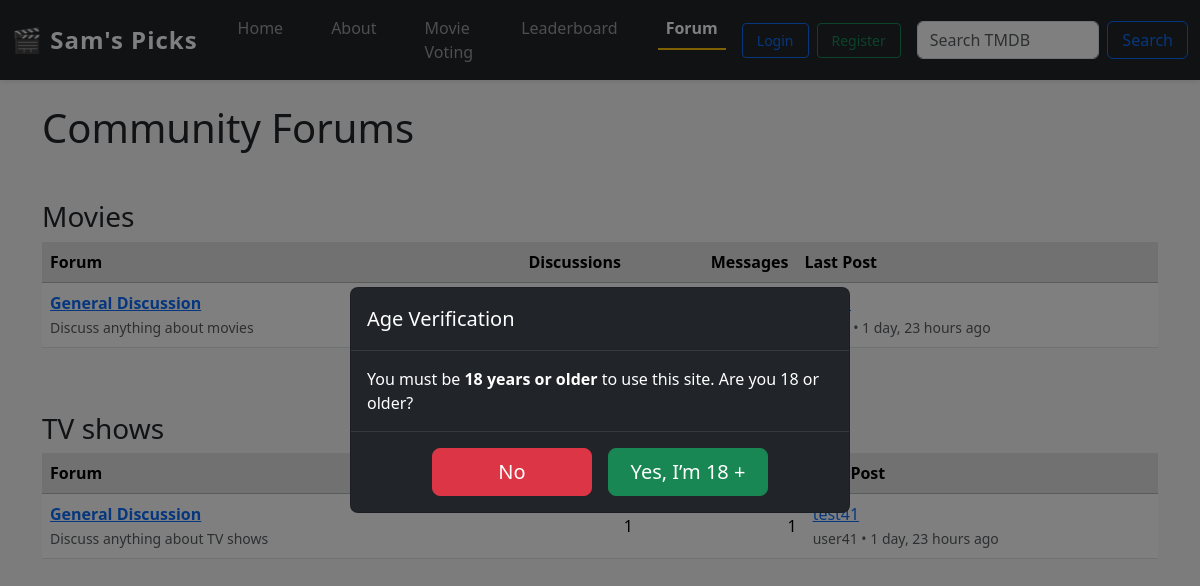
The app's page /forum/ with its own data.
### forum/models.py (models this page shows, shortened)
class Category(models.Model):
    name        = models.CharField(max_length=60, unique=True)
    description = models.CharField(max_length=255, blank=True)
    position    = models.PositiveSmallIntegerField(default=0)
    class Meta:
        ordering = ("position",)

class Forum(models.Model):
    category    = models.ForeignKey(Category, related_name="forums",
                                    on_delete=models.CASCADE)
    name        = models.CharField(max_length=80)
    slug        = models.SlugField(max_length=90, unique=True, blank=True)
    blurb       = models.CharField(max_length=255, blank=True)
    position    = models.PositiveSmallIntegerField(default=0)
    topic_count = models.PositiveIntegerField(default=0)
    post_count  = models.PositiveIntegerField(default=0)
    last_post = models.ForeignKey(
        "Post", null=True, blank=True,
        on_delete=models.SET_NULL,
        related_name="+"
    )
    class Meta:
        ordering = ("position",)

class Post(models.Model):
    topic       = models.ForeignKey(Topic, related_name="posts",
                                    on_delete=models.CASCADE)
    author      = models.ForeignKey(User, on_delete=models.CASCADE)
    message     = models.TextField(max_length=10_000)
    created_at  = models.DateTimeField(default=timezone.now)
    edited_at   = models.DateTimeField(null=True, blank=True)
    class Meta:
        ordering = ("created_at",)

class Topic(models.Model):
    forum       = models.ForeignKey(Forum, related_name="topics",
                                    on_delete=models.CASCADE)
    title       = models.CharField(max_length=140)
    slug        = models.SlugField(max_length=150, blank=True)
    starter     = models.ForeignKey(User, on_delete=models.CASCADE)
    created_at  = models.DateTimeField(default=timezone.now)
    updated_at  = models.DateTimeField(default=timezone.now)
    view_count  = models.PositiveIntegerField(default=0)
    reply_count = models.PositiveIntegerField(default=0)
    pinned      = models.BooleanField(default=False)
    locked      = models.BooleanField(default=False)
    class Meta:
        ordering = ("-pinned", "-updated_at")

### forum/views.py (the view)
# urls.py: path("",                     views.index,          name="index"),
def index(request):
    cats = Category.objects.prefetch_related("forums")
    return render(request, "forum/index.html", {"cats": cats})

### templates/forum/index.html (shortened to what this page needs)
{% extends "movies/base.html" %}
{% load humanize %}
{% block content %}
<h1 class="mb-4">Community Forums</h1>
{% for cat in cats %}
  <h3 class="mt-5">{{ cat.name }}</h3>
  <div class="table-responsive">
    <table class="table table-hover align-middle">
      <thead class="table-secondary">
        <tr>
          <th>Forum</th>
          <th class="text-end">Discussions</th>
          <th class="text-end">Messages</th>
          <th>Last Post</th>
        </tr>
      </thead>
      <tbody>
      {% for f in cat.forums.all %}
        <tr>
          <td>
            <a href="{% url 'forum:board' f.slug %}">
              <strong>{{ f.name }}</strong>
            </a><br>
            <small class="text-muted">{{ f.blurb }}</small>
          </td>
          <td class="text-end">{{ f.topic_count|intcomma }}</td>
          <td class="text-end">{{ f.post_count|intcomma }}</td>
          <td>
            {% if f.last_post %}
              <a href="{% url 'forum:topic' f.slug f.last_post.topic.pk f.last_post.topic.slug %}">
                {{ f.last_post.topic.title|truncatechars:32 }}
              </a><br>
              <small class="text-muted">
                {{ f.last_post.author }} • {{ f.last_post.created_at|naturaltime }}
              </small>
            {% else %}
              <small class="text-muted">—</small>
            {% endif %}
          </td>
        </tr>
      {% endfor %}
      </tbody>
    </table>
  </div>
{% endfor %}
{% endblock %}

### movies/templates/movies/base.html (shortened to what this page needs)
{% load static %}
<!DOCTYPE html>
<html lang="en">
<head>
    <link href="https://cdn.jsdelivr.net/npm/bootstrap@5.3.3/dist/css/bootstrap.min.css" rel="stylesheet">
    <link rel="stylesheet" href="{% static 'css/movies.css' %}">
    <link href="https://cdn.jsdelivr.net/npm/bootstrap-icons@1.10.5/font/bootstrap-icons.css" rel="stylesheet">
</head>
<body>
<nav class="navbar navbar-expand-lg navbar-dark bg-dark shadow-sm sticky-top">
  <div class="container-fluid">
    <a class="navbar-brand fw-bold fs-4" href="{% url 'movies:index' %}">
      🎬 Sam's Picks
    </a>
    <div class="collapse navbar-collapse" id="mainNavbar">
      <ul class="navbar-nav me-auto mb-2 mb-lg-0">
      <li class="nav-item">
        <a class="nav-link {% if request.resolver_match.url_name == 'home' %}active{% endif %}"
        href="{% url 'movies:home' %}">
        Home
        </a>
      </li>
      <li class="nav-item">
          <a class="nav-link {% if request.path == '/about/' %}active{% endif %}" href="{% url 'movies:about' %}">
            About
          </a>
      </li>
      <li class="nav-item">
        <a class="nav-link {% if request.resolver_match.namespace == 'movies' and request.resolver_match.url_name == 'index' %}active{% endif %}"
            href="{% url 'movies:index' %}"> Movie Voting
        </a>
      </li>
      <li class="nav-item">
          <a class="nav-link {% if request.resolver_match.url_name == 'leaderboard' %}active{% endif %}"
             href="{% url 'movies:leaderboard' %}">
            Leaderboard
          </a>
      </li>
      <li class="nav-item">
          <a class="nav-link {% if request.resolver_match.namespace == 'forum' %}active{% endif %}" href="{% url 'forum:index' %}">
            Forum
          </a>
      </li>
      </ul>
      <div class="d-flex align-items-center gap-2">
        {% if user.is_authenticated %}
          <span class="navbar-text">Hi, {{ user.username }} 👋</span>
          <a class="btn btn-outline-danger btn-sm" href="{% url 'movies:logout' %}">Logout</a>
        {% else %}
          <a class="btn btn-outline-primary btn-sm" href="{% url 'movies:login' %}">Login</a>
          <a class="btn btn-outline-success btn-sm" href="{% url 'movies:register' %}">Register</a>
        {% endif %}
        <form class="d-flex ms-2" method="post" action="{% url 'movies:quick_lookup' %}">
          <input class="form-control me-2" type="search" name="title" placeholder="Search TMDB" aria-label="Search">
          <button class="btn btn-outline-primary" type="submit">Search</button>
        </form>
      </div>
    </div>
  </div>
</nav>
<div class="container mt-4">
  {% block content %}{% endblock %}
</div>
<div class="modal fade modal-dark" id="ageGateModal" tabindex="-1" aria-hidden="true">
  <div class="modal-dialog modal-dialog-centered">
    <div class="modal-content">
      <div class="modal-header">
        <h5 class="modal-title">Age Verification</h5>
      </div>
      <div class="modal-body">
        You must be <strong>18&nbsp;years or older</strong> to use this site.
        Are you 18 or older?
      </div>
      <div class="modal-footer justify-content-center">
          <button id="age-no"
                  class="btn btn-danger btn-lg age-btn mx-2">No</button>
          <button id="age-yes"
                  class="btn btn-success btn-lg age-btn mx-2">Yes, I’m 18 +</button>
      </div>
    </div>
  </div>
</div>
</body>
</html>

### movies/static/css/movies.css (style rules this page uses)
body { background-color: #f8f9fa; }
.navbar-nav .nav-link { margin-left: 1rem; margin-right: 1rem; font-weight: 500; transition: color 0.3s ease; }
.navbar-nav .nav-link.active { font-weight: bold; color: #fff; border-bottom: 2px solid #ffc107; }
.navbar { font-size: 1rem; }
.navbar .nav-link { font-weight: 500; padding-left: 1rem; padding-right: 1rem; transition: color 0.3s ease; }
.navbar-brand { font-family: 'Segoe UI', sans-serif; letter-spacing: 1px; }
.navbar .btn { padding: 6px 14px; font-weight: 500; }
.navbar-nav .nav-item { margin-bottom: 0 !important; }
.modal-dark .modal-content { background:#212529; color:#fff; }
.modal-dark .modal-header, .modal-dark .modal-footer { border-color:#343a40; }
.age-btn { min-width: 160px; }

### records on screen
Category: name "Movies"
Forum: name "General Discussion", blurb "Discuss anything about movies", last_post.created_at "1 day, 23 hours ago"
Category: name "TV shows"
Forum: name "General Discussion", blurb "Discuss anything about TV shows", topic_count "1", post_count "1", last_post.topic "test41", last_post.author "user41", last_post.created_at "1 day, 23 hours ago"
